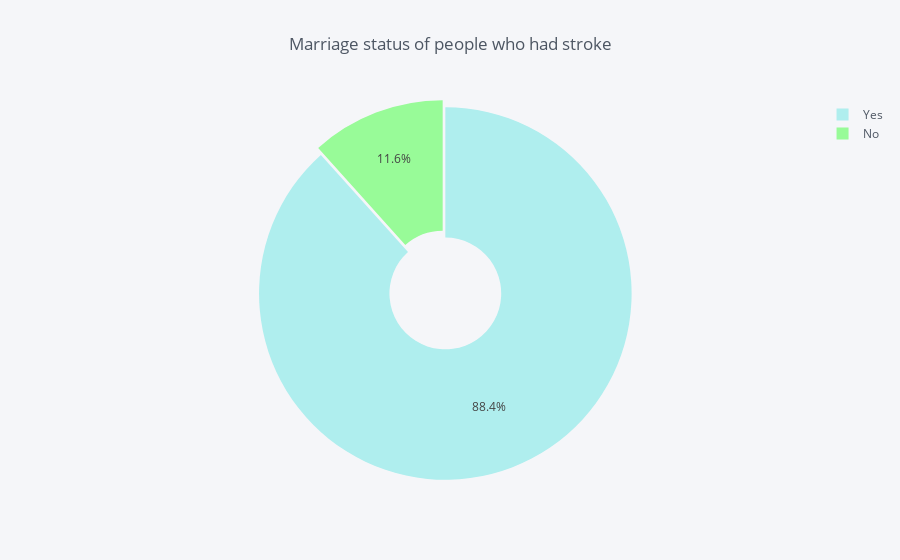

The notebook cell saved with this chart:
### Code cell
Married = dataset.groupby(dataset['ever_married'])['stroke'].sum()
data_Married = pd.DataFrame({'labels': Married.index,
                   'values': Married.values
                  })
data_Married.iplot(kind='pie',labels='labels',values='values', title='Marriage status of people who had stroke', colors = colors2, 
            pull=[0.02, 0.02],hole = 0.3)

### Figure 1 — Plotly figure (JSON) as saved in the notebook; plotly's stock layout.template omitted (floating-point values rounded to 4 significant figures)
{"data": [{"hole": 0.3, "labels": ["No", "Yes"], "marker": {"colors": ["rgba(152, 251, 152, 1.0)", "rgba(175, 238, 238, 1.0)"]}, "name": "", "pull": [0.02, 0.02], "type": "pie", "values": [29, 220]}], "layout": {"legend": {"bgcolor": "#F5F6F9", "font": {"color": "#4D5663"}}, "paper_bgcolor": "#F5F6F9", "plot_bgcolor": "#F5F6F9", "title": "Marriage status of people who had stroke", "titlefont": {"color": "#4D5663"}}}
